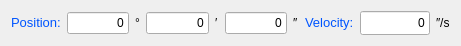
   <widget class="QWidget" name="layoutWidget_5">
    <property name="geometry">
     <rect>
      <x>10</x>
      <y>10</y>
      <width>461</width>
      <height>31</height>
     </rect>
    </property>
    <layout class="QGridLayout" name="gridLayout_4">
     <item row="0" column="5">
      <widget class="QLabel" name="label_27">
       <property name="text">
        <string>&lt;!DOCTYPE HTML PUBLIC &quot;-//W3C//DTD HTML 4.0//EN&quot; &quot;http://www.w3.org/TR/REC-html40/strict.dtd&quot;&gt;
&lt;html&gt;&lt;head&gt;&lt;meta name=&quot;qrichtext&quot; content=&quot;1&quot; /&gt;&lt;style type=&quot;text/css&quot;&gt;
p, li { white-space: pre-wrap; }
&lt;/style&gt;&lt;/head&gt;&lt;body style=&quot; font-family:'Sans Serif'; font-size:10pt; font-weight:400; font-style:normal;&quot;&gt;
&lt;p style=&quot; margin-top:0px; margin-bottom:0px; margin-left:0px; margin-right:0px; -qt-block-indent:0; text-indent:0px;&quot;&gt;&lt;span style=&quot; color:#0055ff;&quot;&gt;Velocity:&lt;/span&gt;&lt;/p&gt;&lt;/body&gt;&lt;/html&gt;</string>
       </property>
      </widget>
     </item>
     <item row="0" column="6">
      <layout class="QHBoxLayout" name="horizontalLayout_17">
       <item>
        <widget class="QLineEdit" name="lineEdit_adc2_vel">
         <property name="minimumSize">
          <size>
           <width>70</width>
           <height>24</height>
          </size>
         </property>
         <property name="cursor">
          <cursorShape>ArrowCursor</cursorShape>
         </property>
         <property name="text">
          <string>0</string>
         </property>
         <property name="alignment">
          <set>Qt::AlignRight|Qt::AlignTrailing|Qt::AlignVCenter</set>
         </property>
         <property name="readOnly">
          <bool>true</bool>
         </property>
        </widget>
       </item>
       <item>
        <widget class="QLabel" name="label_40">
         <property name="text">
          <string>″/s</string>
         </property>
        </widget>
       </item>
      </layout>
     </item>
     <item row="0" column="3">
      <layout class="QHBoxLayout" name="horizontalLayout_18">
       <item>
        <widget class="QLineEdit" name="lineEdit_adc2_posS">
         <property name="cursor">
          <cursorShape>ArrowCursor</cursorShape>
         </property>
         <property name="text">
          <string>0</string>
         </property>
         <property name="alignment">
          <set>Qt::AlignRight|Qt::AlignTrailing|Qt::AlignVCenter</set>
         </property>
         <property name="readOnly">
          <bool>true</bool>
         </property>
        </widget>
       </item>
       <item>
        <widget class="QLabel" name="label_34">
         <property name="text">
          <string>″</string>
         </property>
        </widget>
       </item>
      </layout>
     </item>
     <item row="0" column="2">
      <layout class="QHBoxLayout" name="horizontalLayout_19">
       <item>
        <widget class="QLineEdit" name="lineEdit_adc2_posM">
         <property name="cursor">
          <cursorShape>ArrowCursor</cursorShape>
         </property>
         <property name="text">
          <string>0</string>
         </property>
         <property name="alignment">
          <set>Qt::AlignRight|Qt::AlignTrailing|Qt::AlignVCenter</set>
         </property>
         <property name="readOnly">
          <bool>true</bool>
         </property>
        </widget>
       </item>
       <item>
        <widget class="QLabel" name="label_35">
         <property name="text">
          <string>′</string>
         </property>
        </widget>
       </item>
      </layout>
     </item>
     <item row="0" column="1">
      <layout class="QHBoxLayout" name="horizontalLayout_20">
       <item>
        <widget class="QLineEdit" name="lineEdit_adc2_posD">
         <property name="cursor">
          <cursorShape>ArrowCursor</cursorShape>
         </property>
         <property name="text">
          <string>0</string>
         </property>
         <property name="alignment">
          <set>Qt::AlignRight|Qt::AlignTrailing|Qt::AlignVCenter</set>
         </property>
         <property name="readOnly">
          <bool>true</bool>
         </property>
        </widget>
       </item>
       <item>
        <widget class="QLabel" name="label_41">
         <property name="text">
          <string>°</string>
         </property>
        </widget>
       </item>
      </layout>
     </item>
     <item row="0" column="0">
      <widget class="QLabel" name="label_28">
       <property name="text">
        <string>&lt;!DOCTYPE HTML PUBLIC &quot;-//W3C//DTD HTML 4.0//EN&quot; &quot;http://www.w3.org/TR/REC-html40/strict.dtd&quot;&gt;
&lt;html&gt;&lt;head&gt;&lt;meta name=&quot;qrichtext&quot; content=&quot;1&quot; /&gt;&lt;style type=&quot;text/css&quot;&gt;
p, li { white-space: pre-wrap; }
&lt;/style&gt;&lt;/head&gt;&lt;body style=&quot; font-family:'Sans Serif'; font-size:10pt; font-weight:400; font-style:normal;&quot;&gt;
&lt;p style=&quot; margin-top:0px; margin-bottom:0px; margin-left:0px; margin-right:0px; -qt-block-indent:0; text-indent:0px;&quot;&gt;&lt;span style=&quot; color:#0055ff;&quot;&gt;Position:&lt;/span&gt;&lt;/p&gt;&lt;/body&gt;&lt;/html&gt;</string>
       </property>
      </widget>
     </item>
    </layout>
   </widget>
